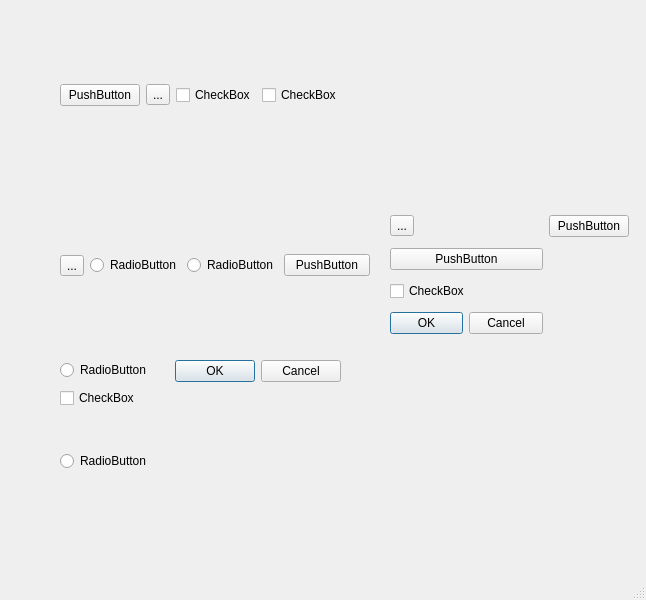
<?xml version="1.0" encoding="UTF-8"?>
<ui version="4.0">
 <class>MainWindow</class>
 <widget class="QMainWindow" name="MainWindow">
  <property name="geometry">
   <rect>
    <x>0</x>
    <y>0</y>
    <width>646</width>
    <height>600</height>
   </rect>
  </property>
  <property name="windowTitle">
   <string>MainWindow</string>
  </property>
  <widget class="QWidget" name="centralwidget">
   <widget class="QWidget" name="verticalLayoutWidget">
    <property name="geometry">
     <rect>
      <x>60</x>
      <y>10</y>
      <width>361</width>
      <height>171</height>
     </rect>
    </property>
    <layout class="QVBoxLayout" name="verticalLayout">
     <item>
      <layout class="QHBoxLayout" name="horizontalLayout">
       <item>
        <widget class="QPushButton" name="pushButton_2">
         <property name="text">
          <string>PushButton</string>
         </property>
        </widget>
       </item>
       <item>
        <widget class="QToolButton" name="toolButton_2">
         <property name="text">
          <string>...</string>
         </property>
        </widget>
       </item>
       <item>
        <widget class="QCheckBox" name="checkBox_3">
         <property name="text">
          <string>CheckBox</string>
         </property>
        </widget>
       </item>
       <item>
        <widget class="QCheckBox" name="checkBox_2">
         <property name="text">
          <string>CheckBox</string>
         </property>
        </widget>
       </item>
       <item>
        <spacer name="horizontalSpacer">
         <property name="orientation">
          <enum>Qt::Horizontal</enum>
         </property>
         <property name="sizeHint" stdset="0">
          <size>
           <width>40</width>
           <height>20</height>
          </size>
         </property>
        </spacer>
       </item>
      </layout>
     </item>
    </layout>
   </widget>
   <widget class="QWidget" name="horizontalLayoutWidget_2">
    <property name="geometry">
     <rect>
      <x>60</x>
      <y>210</y>
      <width>310</width>
      <height>111</height>
     </rect>
    </property>
    <layout class="QHBoxLayout" name="horizontalLayout_2">
     <item>
      <widget class="QToolButton" name="toolButton_3">
       <property name="text">
        <string>...</string>
       </property>
      </widget>
     </item>
     <item>
      <widget class="QRadioButton" name="radioButton_4">
       <property name="text">
        <string>RadioButton</string>
       </property>
      </widget>
     </item>
     <item>
      <widget class="QRadioButton" name="radioButton">
       <property name="text">
        <string>RadioButton</string>
       </property>
      </widget>
     </item>
     <item>
      <widget class="QPushButton" name="pushButton_3">
       <property name="text">
        <string>PushButton</string>
       </property>
      </widget>
     </item>
    </layout>
   </widget>
   <widget class="QWidget" name="gridLayoutWidget">
    <property name="geometry">
     <rect>
      <x>390</x>
      <y>210</y>
      <width>239</width>
      <height>129</height>
     </rect>
    </property>
    <layout class="QGridLayout" name="gridLayout">
     <item row="2" column="0">
      <widget class="QPushButton" name="pushButton">
       <property name="text">
        <string>PushButton</string>
       </property>
      </widget>
     </item>
     <item row="4" column="0">
      <widget class="QDialogButtonBox" name="buttonBox">
       <property name="standardButtons">
        <set>QDialogButtonBox::Cancel|QDialogButtonBox::Ok</set>
       </property>
      </widget>
     </item>
     <item row="3" column="0">
      <widget class="QCheckBox" name="checkBox">
       <property name="text">
        <string>CheckBox</string>
       </property>
      </widget>
     </item>
     <item row="0" column="0">
      <widget class="QToolButton" name="toolButton">
       <property name="text">
        <string>...</string>
       </property>
      </widget>
     </item>
     <item row="0" column="1">
      <widget class="QPushButton" name="pushButton_4">
       <property name="text">
        <string>PushButton</string>
       </property>
      </widget>
     </item>
    </layout>
   </widget>
   <widget class="QWidget" name="formLayoutWidget">
    <property name="geometry">
     <rect>
      <x>60</x>
      <y>360</y>
      <width>281</width>
      <height>111</height>
     </rect>
    </property>
    <layout class="QFormLayout" name="formLayout">
     <item row="2" column="0" colspan="2">
      <spacer name="verticalSpacer">
       <property name="orientation">
        <enum>Qt::Vertical</enum>
       </property>
       <property name="sizeHint" stdset="0">
        <size>
         <width>20</width>
         <height>40</height>
        </size>
       </property>
      </spacer>
     </item>
     <item row="0" column="0">
      <widget class="QRadioButton" name="radioButton_2">
       <property name="text">
        <string>RadioButton</string>
       </property>
      </widget>
     </item>
     <item row="3" column="0">
      <widget class="QRadioButton" name="radioButton_3">
       <property name="text">
        <string>RadioButton</string>
       </property>
      </widget>
     </item>
     <item row="1" column="0">
      <widget class="QCheckBox" name="checkBox_4">
       <property name="text">
        <string>CheckBox</string>
       </property>
      </widget>
     </item>
     <item row="0" column="1">
      <widget class="QDialogButtonBox" name="buttonBox_2">
       <property name="standardButtons">
        <set>QDialogButtonBox::Cancel|QDialogButtonBox::Ok</set>
       </property>
      </widget>
     </item>
    </layout>
   </widget>
  </widget>
  <widget class="QMenuBar" name="menubar">
   <property name="geometry">
    <rect>
     <x>0</x>
     <y>0</y>
     <width>646</width>
     <height>23</height>
    </rect>
   </property>
  </widget>
  <widget class="QStatusBar" name="statusbar"/>
 </widget>
 <resources/>
 <connections/>
</ui>
